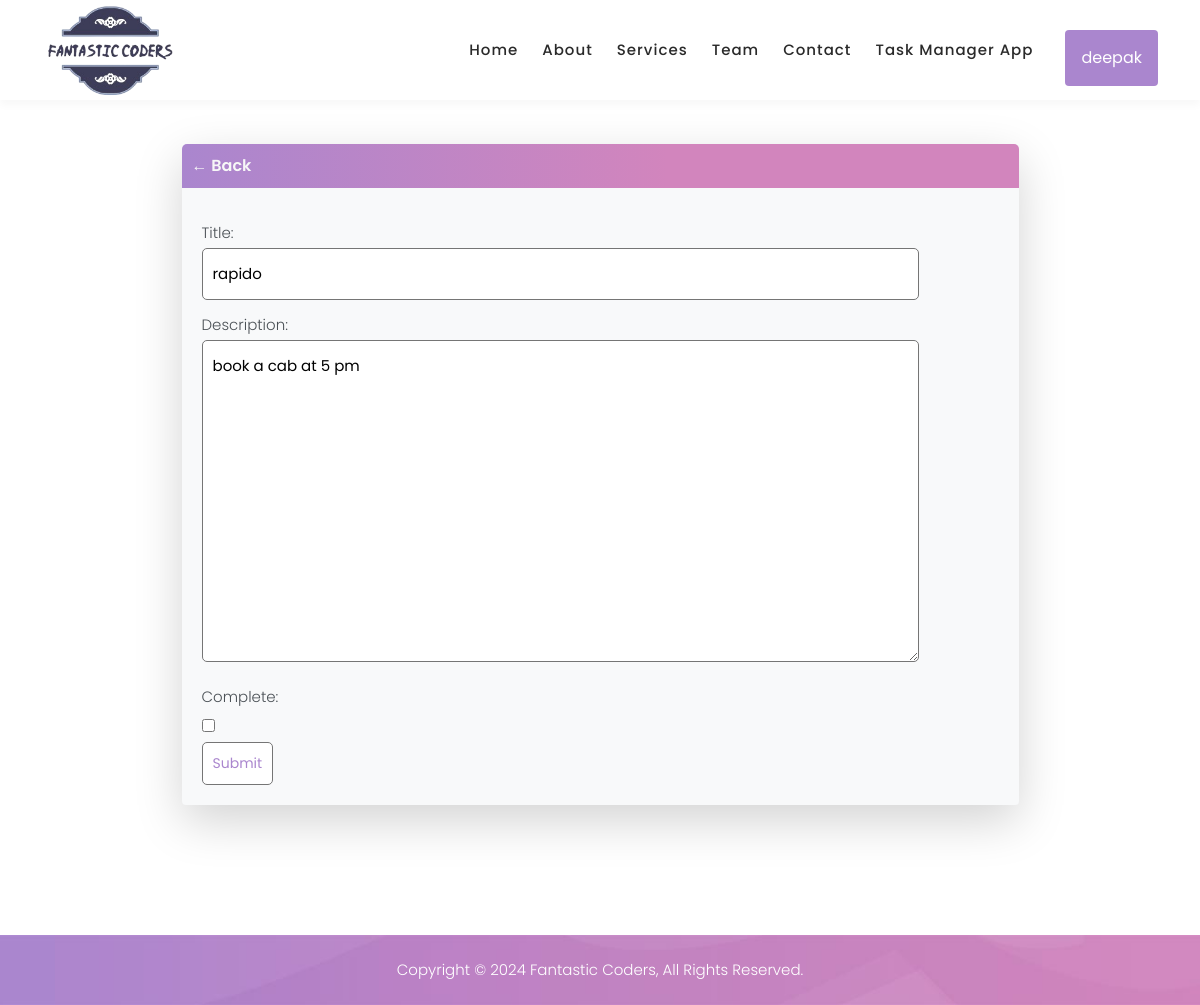
Page /task-update/6/ (signed in) on the earlier database version.
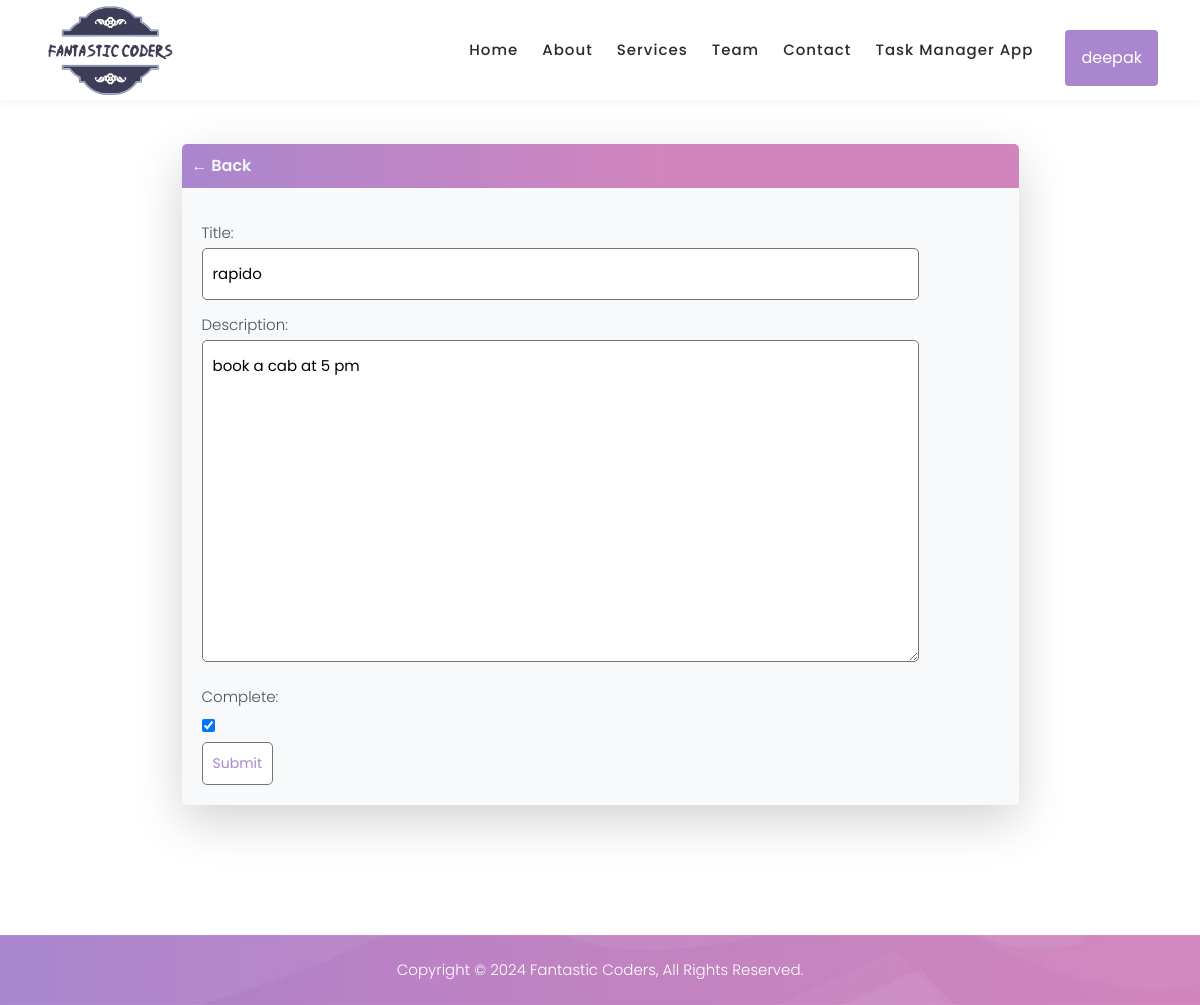
Same page on the later database version.
### base/models.py (models this page shows, shortened)
class Task(models.Model):
    user = models.ForeignKey(User, on_delete=models.CASCADE, null=True, blank=True)
    title = models.CharField(max_length=200)
    description = models.TextField(null=True, blank=True)
    complete = models.BooleanField(default=False)
    created = models.DateTimeField(auto_now_add=True)
    class Meta:
        order_with_respect_to = 'user'

### base/views.py (the view)
# urls.py: path('task-update/<int:pk>/',TaskUpdate.as_view(), name="task-update"),
class TaskUpdate(LoginRequiredMixin, UpdateView):
    model = Task
    fields = ['title', 'description', 'complete']
    success_url = reverse_lazy('tasks')

### base/templates/base/task_form.html (shortened to what this page needs)
{% extends 'base/base.html' %}
{% block content %}
<div class="container-fluid pt-5">
    <div class="container pt-5">
        <div class="w-75 mt-5 mx-auto shadow-lg mb-5 bg-light rounded">
            <div class="header-bar">
                <a href="{% url 'tasks' %}">&#8592; Back</a>
            </div>
            <div class="card-body">
                <form method="POST" action="">
                    {{form.as_p}}
                    <input class="custom-button" type="submit" value="Submit">
                </form>
            </div>
        </div>
    </div>
</div>
{% endblock content %}

Differences in the rows shown:
changed Task "rapido": complete "☐" → "☑"
